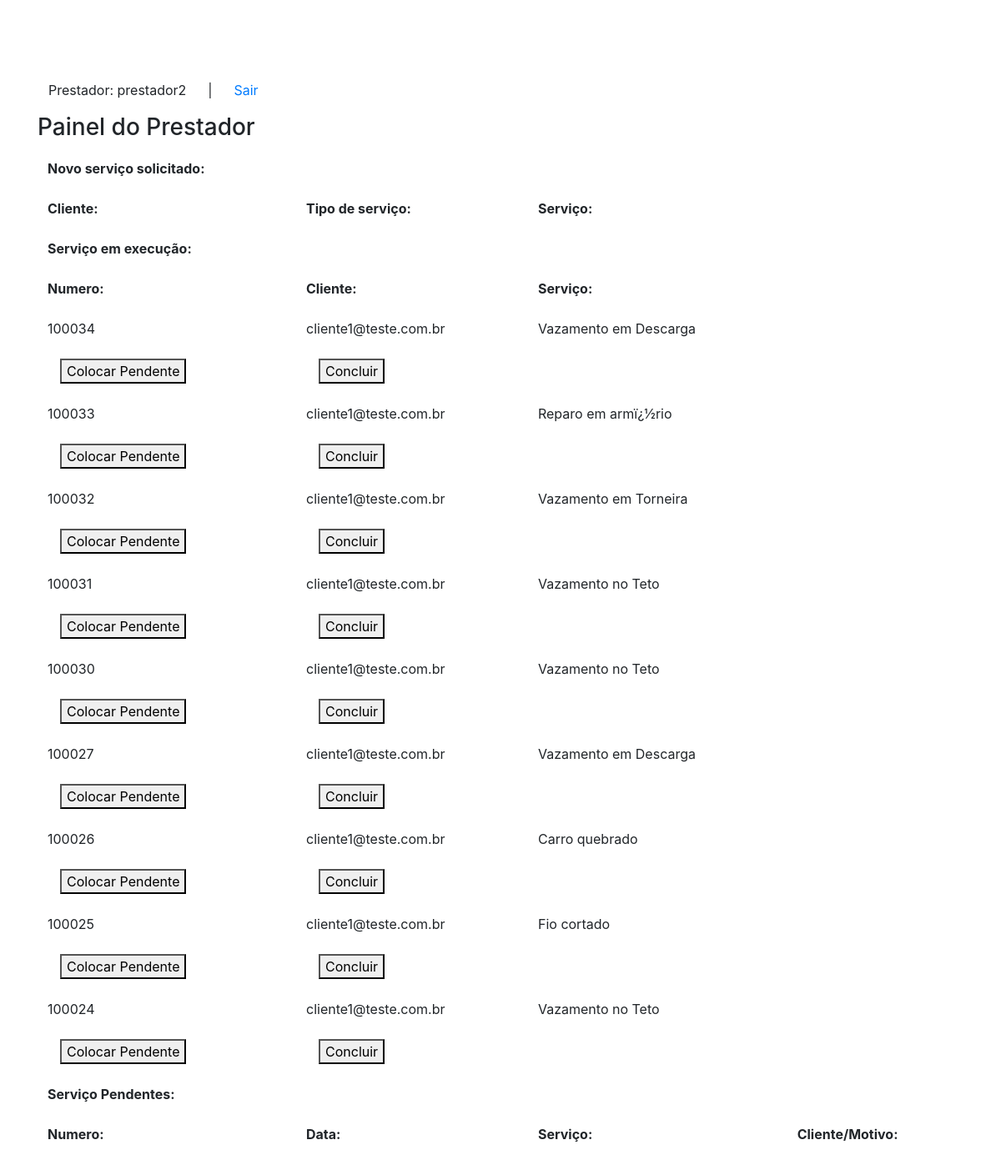
The page /painelprestador.php (signed in) on the database its author committed.
### tables this page shows
CREATE TABLE IF NOT EXISTS `servicos` (
  `numero_id` int(7) NOT NULL AUTO_INCREMENT,
  `nome_servico` varchar(220) NOT NULL,
  `descricao_servico` varchar(220) NOT NULL,
  `preco_servico` varchar(220) NOT NULL,
  `status_servico` varchar(30) NOT NULL,
  `id_cliente` varchar(100) NOT NULL,
  `email_cliente` varchar(140) NOT NULL,
  `id_prestador` int(100) NOT NULL,
  `email_prestador` varchar(140) NOT NULL,
  `dia_pedido` varchar(30) NOT NULL,
  PRIMARY KEY (`numero_id`)
);

### painelprestador.php (the view, shortened to what this page needs)
<?php
include_once ('conexao.php');
?>
<!DOCTYPE html>
<html>
    <head>
        <link rel="stylesheet" href="https://stackpath.bootstrapcdn.com/bootstrap/4.1.3/css/bootstrap.min.css">
    </head>
    <body>
        <div class="container mt-5 pt-5">
            <div class="w-25 d-flex justify-content-around">
                <p>Prestador: <?php echo $_SESSION['nome'];?></p>
                <span>|</span>
                <a href="logout.php">Sair</a>
            </div>
            <div class="form-group">
                <table class="table table-borderless">
                    <thead>
                        <h3>Painel do Prestador</h3>
                    </thead>
                    <tbody id="first_table">
                        <th>Novo serviço solicitado:</th>
                        <tr>
                            <th>Cliente:</th>
                            <th>Tipo de serviço:</th>
                            <th>Serviço:</th>
                        </tr>
                        <?php
                        $id = $_SESSION['id'];
                        $query_servico = "  SELECT *
                                            FROM servicos as s
                                            INNER JOIN prestadores as p
                                            ON s.id_prestador = p.id
                                            WHERE p.id = $id
                                            ORDER BY numero_id DESC
                                            ";
                        $result_servico = $conn->prepare($query_servico);
                        $result_servico->execute();
                        while($row_servico = $result_servico->fetch(PDO::FETCH_ASSOC)){
                            extract($row_servico);
                            if($status_servico == "0"){
                        ?>
                        <tr>
                            <td>
                                <a href="#"><?php echo "$email_cliente";?></a>
                            </td>
                            <td><?php echo "$nome_servico";?></td>
                            <td><?php echo "$descricao_servico";?></td>
                            <tr>
                                <td>
                                    <div class="col-sm-offset-2 col-sm-10 btn-execute">
                                        <button type="submit" name="<?=$numero_id?>" value="1">Iniciar</button>
                                    </div>
                                </td>
                            </tr>
                            <form id="favoritar" action="update_status.php" method="POST">
                                <input type="hidden" id="id_usuario" name="id_usuario">
                                <input type="hidden" id="nota" name="nota">
                            </form>
                        </tr>
                        <?php }} ?>
                    </tbody>
                    <tbody id="selecao_status">
                        <th>Serviço em execução:</th>
                        <tr>
                            <th>Numero:</th>
                            <th>Cliente:</th>
                            <th>Serviço:</th>
                        </tr>
                        <?php
                            $query_servico = "  SELECT *
                                                FROM servicos as s
                                                INNER JOIN prestadores as p
                                                ON s.id_prestador = p.id
                                                WHERE p.id = $id
                                                ORDER BY numero_id DESC";
                            $result_servico = $conn->prepare($query_servico);
                            $result_servico->execute();
                            while($row_servico = $result_servico->fetch(PDO::FETCH_ASSOC)){
                                extract($row_servico);
                                if($status_servico == "1"){
                        ?>
                                    <tr>
                                        <td><?php echo "$numero_id";?></td>
                                        <td><?php echo "$email_cliente";?></td>
                                        <td><?php echo "$descricao_servico";?></td>
                                        <tr>
                                            <td>
                                                <div class="col-sm-offset-2 col-sm-10 btn-pending">
                                                    <button type="submit" name="<?=$numero_id?>" value="2">Colocar Pendente</button>
                                                </div>
                                            </td>
                                            <td>
                                                <div class="col-sm-offset-2 col-sm-10 btn-conclude">
                                                <button type="submit" name="<?=$numero_id?>" value="3">Concluir</button>
                                                </div>
                                            </td>
                                        </tr>
                                    </tr>
                                    <?php
                                }
                            }
                                    ?>
                    </tbody>
                    <tbody>
                        <th>Serviço Pendentes:</th>
                        <tr>
                            <th>Numero:</th>
                            <th>Data:</th>
                            <th>Serviço:</th>
                            <th>Cliente/Motivo:</th>
                        </tr>
                    </tbody>
                </table>
            </div>
        </div>
    </body>
</html>

### rows shown on the page
servicos: numero_id "100034", email_cliente "cliente1@teste.com.br", descricao_servico "Vazamento em Descarga"
servicos: numero_id "100033", email_cliente "cliente1@teste.com.br", descricao_servico "Reparo em armï¿½rio"
servicos: numero_id "100032", email_cliente "cliente1@teste.com.br", descricao_servico "Vazamento em Torneira"
servicos: numero_id "100031", email_cliente "cliente1@teste.com.br", descricao_servico "Vazamento no Teto"
servicos: numero_id "100030", email_cliente "cliente1@teste.com.br", descricao_servico "Vazamento no Teto"
servicos: numero_id "100027", email_cliente "cliente1@teste.com.br", descricao_servico "Vazamento em Descarga"
servicos: numero_id "100026", email_cliente "cliente1@teste.com.br", descricao_servico "Carro quebrado"
servicos: numero_id "100025", email_cliente "cliente1@teste.com.br", descricao_servico "Fio cortado"
servicos: numero_id "100024", email_cliente "cliente1@teste.com.br", descricao_servico "Vazamento no Teto"

### other values the page prints
$_SESSION['nome'] "prestador2"
